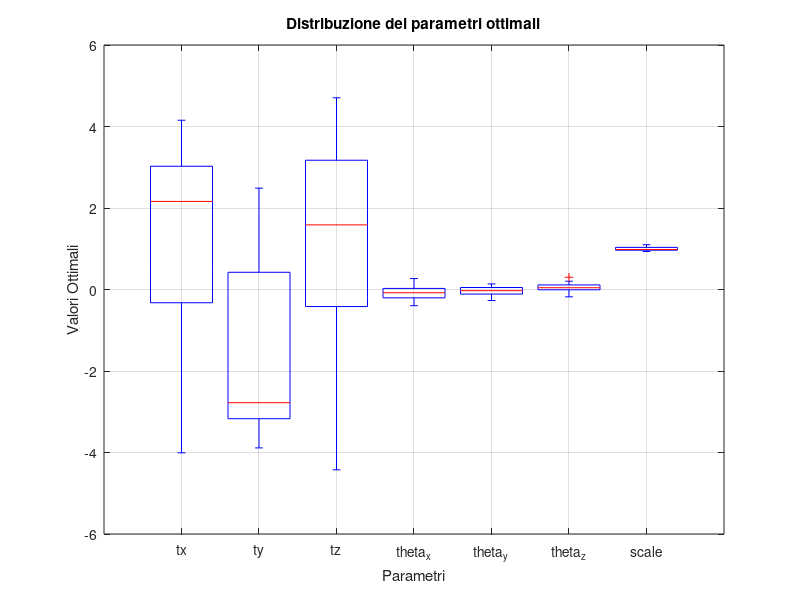
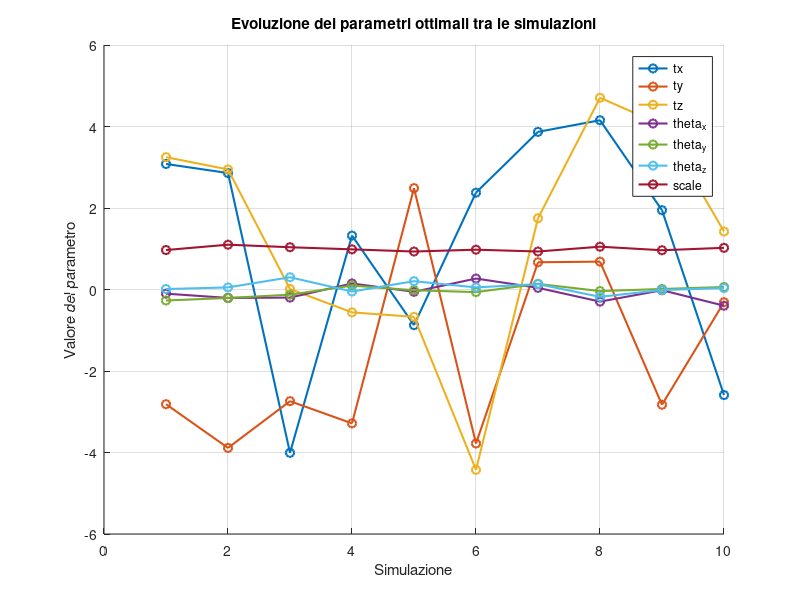
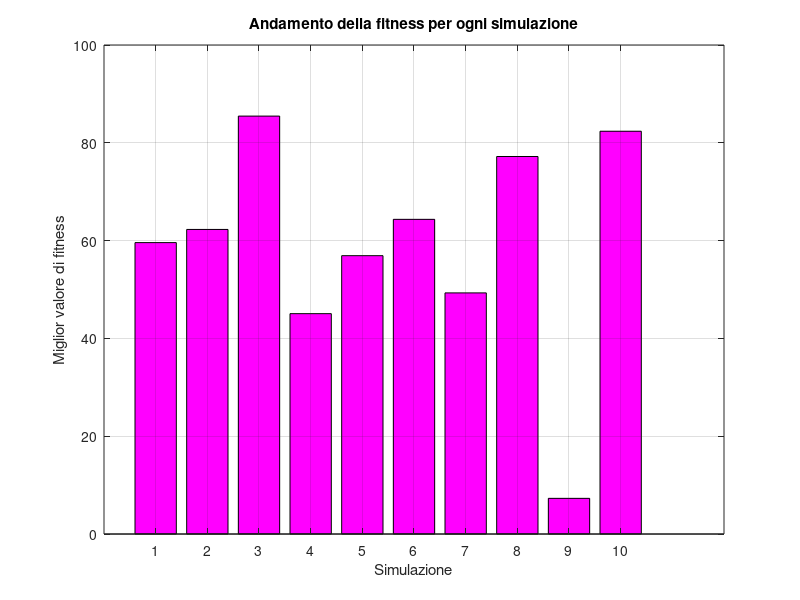
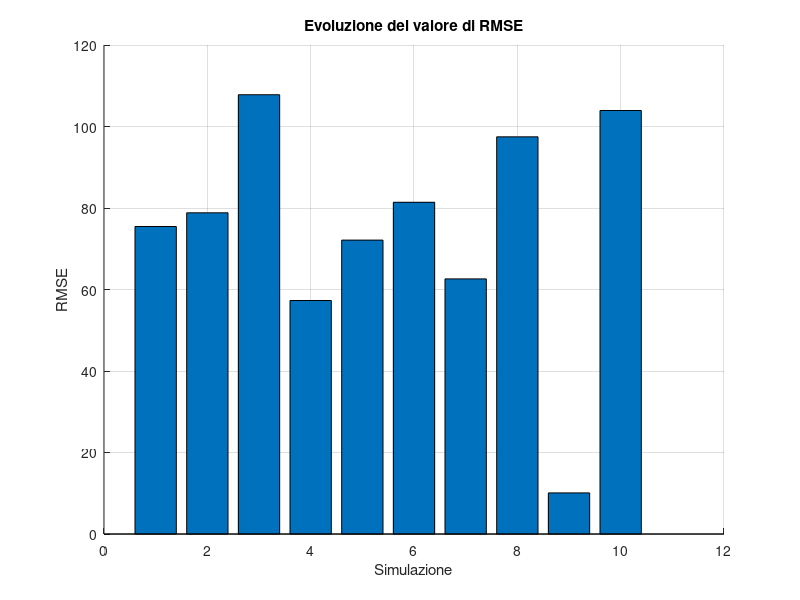

The MATLAB script that drew these images, in order:
close all;
clear;
clc;

jsonData = fileread('monte_carlo_results_pso.json');
data = jsondecode(jsonData);

monte_carlo_run = length(data.optimal_values_all);

% Parametri ottimali
figure;
boxplot(data.optimal_params_all, ...
    'Labels', {'tx', 'ty', 'tz', 'theta_x', 'theta_y', 'theta_z', 'scale'});
xlabel('Parametri');
ylabel('Valori Ottimali');
title('Distribuzione dei parametri ottimali');
grid on;

% Evoluzione dei parametri ottimali tra le simulazioni
figure;
hold on;
num_params = size(data.optimal_params_all, 2);
colors = lines(num_params);
for i = 1:num_params
    plot(data.optimal_params_all(:, i), '-o', 'LineWidth', 1.5, 'Color', colors(i, :));
end
hold off;
xlabel('Simulazione');
ylabel('Valore del parametro');
title('Evoluzione dei parametri ottimali tra le simulazioni');
legend({'tx', 'ty', 'tz', 'theta_x', 'theta_y', 'theta_z', 'scale'}, 'Location', 'best');
grid on;


% Grafico della fitness
figure;
bar(data.optimal_values_all, 'FaceColor', 'm');
xlabel('Simulazione');
ylabel('Miglior valore di fitness');
title('Andamento della fitness per ogni simulazione');
grid on;

% Grafico dell'errore
figure;
hold on;
bar(data.rmse_values_all);
hold off;
xlabel('Simulazione');
ylabel('RMSE');
title('Evoluzione del valore di RMSE');
grid on;



